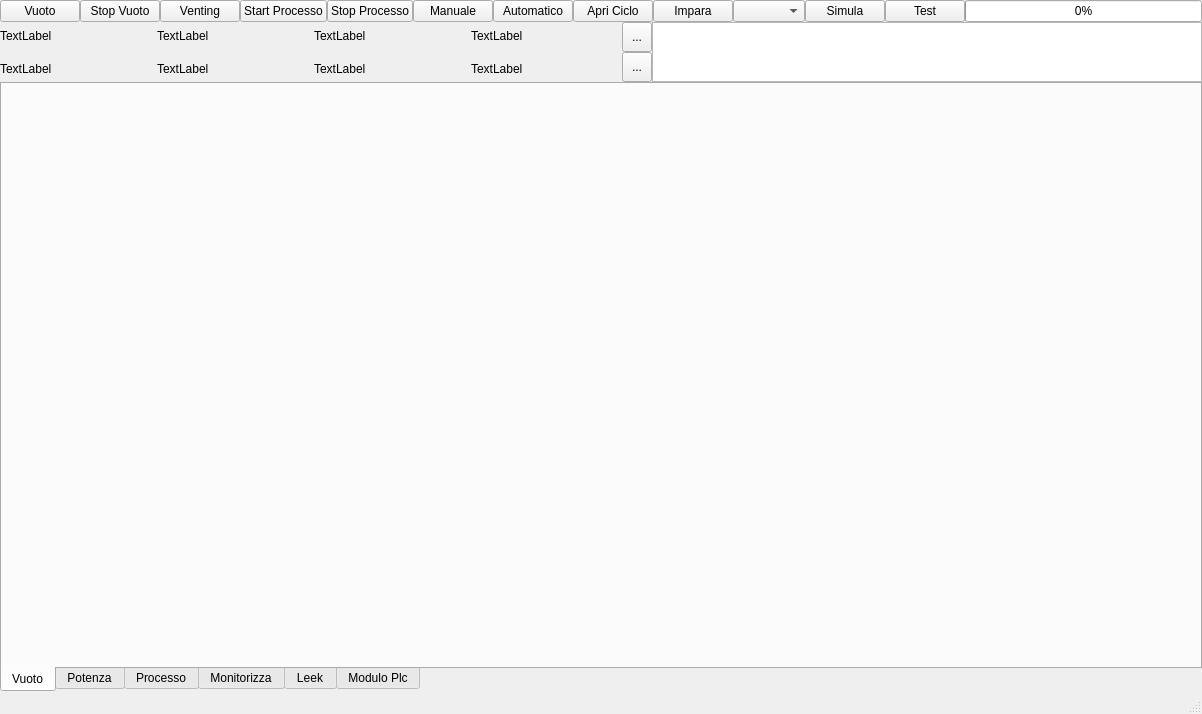
<?xml version="1.0" encoding="UTF-8"?>
<ui version="4.0">
 <class>MainWindow</class>
 <widget class="QMainWindow" name="MainWindow">
  <property name="geometry">
   <rect>
    <x>0</x>
    <y>0</y>
    <width>1202</width>
    <height>714</height>
   </rect>
  </property>
  <property name="windowTitle">
   <string>PlcNet</string>
  </property>
  <property name="windowIcon">
   <iconset resource="MiaResource.qrc">
    <normaloff>:/plcnetlogo.png</normaloff>:/plcnetlogo.png</iconset>
  </property>
  <widget class="QWidget" name="widNormale">
   <layout class="QVBoxLayout" name="verticalLayout_10">
    <property name="spacing">
     <number>0</number>
    </property>
    <property name="leftMargin">
     <number>0</number>
    </property>
    <property name="topMargin">
     <number>0</number>
    </property>
    <property name="rightMargin">
     <number>0</number>
    </property>
    <property name="bottomMargin">
     <number>0</number>
    </property>
    <item>
     <widget class="QWidget" name="Bottoni" native="true">
      <property name="maximumSize">
       <size>
        <width>16777215</width>
        <height>30</height>
       </size>
      </property>
      <layout class="QHBoxLayout" name="horizontalLayout">
       <property name="spacing">
        <number>0</number>
       </property>
       <property name="leftMargin">
        <number>0</number>
       </property>
       <property name="topMargin">
        <number>0</number>
       </property>
       <property name="rightMargin">
        <number>0</number>
       </property>
       <property name="bottomMargin">
        <number>0</number>
       </property>
       <item>
        <widget class="QPushButton" name="ButtonVuoto">
         <property name="text">
          <string>Vuoto</string>
         </property>
        </widget>
       </item>
       <item>
        <widget class="QPushButton" name="ButtonStopVuoto">
         <property name="text">
          <string>Stop Vuoto</string>
         </property>
        </widget>
       </item>
       <item>
        <widget class="QPushButton" name="ButtonVenting">
         <property name="text">
          <string>Venting</string>
         </property>
        </widget>
       </item>
       <item>
        <widget class="QPushButton" name="ButtonStartProcesso">
         <property name="text">
          <string>Start Processo</string>
         </property>
        </widget>
       </item>
       <item>
        <widget class="QPushButton" name="ButtonStopProcesso">
         <property name="text">
          <string>Stop Processo</string>
         </property>
        </widget>
       </item>
       <item>
        <widget class="QPushButton" name="ButtonManule">
         <property name="text">
          <string>Manuale</string>
         </property>
        </widget>
       </item>
       <item>
        <widget class="QPushButton" name="ButtonAutomatico">
         <property name="text">
          <string>Automatico</string>
         </property>
        </widget>
       </item>
       <item>
        <widget class="QPushButton" name="ButtonApriCiclo">
         <property name="text">
          <string>Apri Ciclo</string>
         </property>
        </widget>
       </item>
       <item>
        <widget class="QPushButton" name="ButtonImpara">
         <property name="text">
          <string>Impara</string>
         </property>
        </widget>
       </item>
       <item>
        <widget class="QComboBox" name="ListaCTipoStep"/>
       </item>
       <item>
        <widget class="QPushButton" name="ButtonSimula">
         <property name="text">
          <string>Simula</string>
         </property>
        </widget>
       </item>
       <item>
        <widget class="QPushButton" name="ButtonTest">
         <property name="text">
          <string>Test</string>
         </property>
        </widget>
       </item>
       <item>
        <widget class="QProgressBar" name="progressBar">
         <property name="value">
          <number>0</number>
         </property>
        </widget>
       </item>
      </layout>
     </widget>
    </item>
    <item>
     <widget class="QWidget" name="WidComandi" native="true">
      <property name="minimumSize">
       <size>
        <width>0</width>
        <height>60</height>
       </size>
      </property>
      <property name="maximumSize">
       <size>
        <width>16777215</width>
        <height>60</height>
       </size>
      </property>
      <layout class="QVBoxLayout" name="verticalLayout_5">
       <property name="spacing">
        <number>0</number>
       </property>
       <property name="leftMargin">
        <number>0</number>
       </property>
       <property name="topMargin">
        <number>0</number>
       </property>
       <property name="rightMargin">
        <number>0</number>
       </property>
       <property name="bottomMargin">
        <number>0</number>
       </property>
       <item>
        <widget class="QWidget" name="widget_2" native="true">
         <property name="maximumSize">
          <size>
           <width>16777215</width>
           <height>60</height>
          </size>
         </property>
         <layout class="QHBoxLayout" name="horizontalLayout_4">
          <property name="spacing">
           <number>0</number>
          </property>
          <property name="leftMargin">
           <number>0</number>
          </property>
          <property name="topMargin">
           <number>0</number>
          </property>
          <property name="rightMargin">
           <number>0</number>
          </property>
          <property name="bottomMargin">
           <number>0</number>
          </property>
          <item>
           <layout class="QVBoxLayout" name="verticalLayout">
            <item>
             <layout class="QHBoxLayout" name="horizontalLayout_2">
              <item>
               <widget class="QLabel" name="Stato">
                <property name="text">
                 <string>TextLabel</string>
                </property>
               </widget>
              </item>
              <item>
               <widget class="QLabel" name="Ciclo">
                <property name="text">
                 <string>TextLabel</string>
                </property>
               </widget>
              </item>
              <item>
               <widget class="QLabel" name="StepTime">
                <property name="text">
                 <string>TextLabel</string>
                </property>
               </widget>
              </item>
              <item>
               <widget class="QLabel" name="MainTime">
                <property name="text">
                 <string>TextLabel</string>
                </property>
               </widget>
              </item>
             </layout>
            </item>
            <item>
             <layout class="QHBoxLayout" name="horizontalLayout_3">
              <item>
               <widget class="QLabel" name="EventTime">
                <property name="text">
                 <string>TextLabel</string>
                </property>
               </widget>
              </item>
              <item>
               <widget class="QLabel" name="RepiStep">
                <property name="text">
                 <string>TextLabel</string>
                </property>
               </widget>
              </item>
              <item>
               <widget class="QLabel" name="Time">
                <property name="text">
                 <string>TextLabel</string>
                </property>
               </widget>
              </item>
              <item>
               <widget class="QLabel" name="ProcessoPlc">
                <property name="text">
                 <string>TextLabel</string>
                </property>
               </widget>
              </item>
             </layout>
            </item>
           </layout>
          </item>
          <item>
           <widget class="QWidget" name="widget_3" native="true">
            <property name="maximumSize">
             <size>
              <width>30</width>
              <height>16777215</height>
             </size>
            </property>
            <layout class="QVBoxLayout" name="verticalLayout_8">
             <property name="spacing">
              <number>0</number>
             </property>
             <property name="leftMargin">
              <number>0</number>
             </property>
             <property name="topMargin">
              <number>0</number>
             </property>
             <property name="rightMargin">
              <number>0</number>
             </property>
             <property name="bottomMargin">
              <number>0</number>
             </property>
             <item>
              <widget class="QToolButton" name="ButtonErrore">
               <property name="minimumSize">
                <size>
                 <width>30</width>
                 <height>30</height>
                </size>
               </property>
               <property name="text">
                <string>...</string>
               </property>
              </widget>
             </item>
             <item>
              <widget class="QToolButton" name="ButtonMsgPlc">
               <property name="minimumSize">
                <size>
                 <width>30</width>
                 <height>30</height>
                </size>
               </property>
               <property name="text">
                <string>...</string>
               </property>
              </widget>
             </item>
            </layout>
           </widget>
          </item>
          <item>
           <widget class="QListWidget" name="ListaErrori">
            <property name="minimumSize">
             <size>
              <width>550</width>
              <height>0</height>
             </size>
            </property>
            <property name="maximumSize">
             <size>
              <width>550</width>
              <height>16777215</height>
             </size>
            </property>
           </widget>
          </item>
         </layout>
        </widget>
       </item>
      </layout>
     </widget>
    </item>
    <item>
     <widget class="QTabWidget" name="tabImpianto">
      <property name="toolTip">
       <string/>
      </property>
      <property name="tabPosition">
       <enum>QTabWidget::South</enum>
      </property>
      <property name="currentIndex">
       <number>0</number>
      </property>
      <widget class="QWidget" name="tabVuoto">
       <attribute name="title">
        <string>Vuoto</string>
       </attribute>
       <layout class="QVBoxLayout" name="verticalLayout_4">
        <property name="spacing">
         <number>1</number>
        </property>
        <property name="leftMargin">
         <number>1</number>
        </property>
        <property name="topMargin">
         <number>1</number>
        </property>
        <property name="rightMargin">
         <number>1</number>
        </property>
        <property name="bottomMargin">
         <number>1</number>
        </property>
        <item>
         <widget class="QVuoto" name="VuotoView" native="true"/>
        </item>
       </layout>
      </widget>
      <widget class="QWidget" name="tabPotenza">
       <attribute name="title">
        <string>Potenza</string>
       </attribute>
       <layout class="QVBoxLayout" name="verticalLayout_3">
        <property name="spacing">
         <number>1</number>
        </property>
        <property name="leftMargin">
         <number>1</number>
        </property>
        <property name="topMargin">
         <number>1</number>
        </property>
        <property name="rightMargin">
         <number>1</number>
        </property>
        <property name="bottomMargin">
         <number>1</number>
        </property>
        <item>
         <widget class="QPotenza" name="PotenzaView" native="true"/>
        </item>
       </layout>
      </widget>
      <widget class="QWidget" name="tabProcesso">
       <attribute name="title">
        <string>Processo</string>
       </attribute>
       <layout class="QVBoxLayout" name="verticalLayout_7">
        <item>
         <widget class="QProcesso" name="ProcessoView" native="true"/>
        </item>
       </layout>
      </widget>
      <widget class="QWidget" name="tabMonitorizza">
       <attribute name="title">
        <string>Monitorizza</string>
       </attribute>
       <layout class="QVBoxLayout" name="verticalLayout_2">
        <property name="spacing">
         <number>1</number>
        </property>
        <property name="leftMargin">
         <number>1</number>
        </property>
        <property name="topMargin">
         <number>1</number>
        </property>
        <property name="rightMargin">
         <number>1</number>
        </property>
        <property name="bottomMargin">
         <number>1</number>
        </property>
        <item>
         <widget class="QMonitorizza" name="MonitorizzaView" native="true"/>
        </item>
       </layout>
      </widget>
      <widget class="QWidget" name="tabLeek">
       <attribute name="title">
        <string>Leek</string>
       </attribute>
       <layout class="QVBoxLayout" name="verticalLayout_6">
        <property name="spacing">
         <number>1</number>
        </property>
        <property name="leftMargin">
         <number>1</number>
        </property>
        <property name="topMargin">
         <number>1</number>
        </property>
        <property name="rightMargin">
         <number>1</number>
        </property>
        <property name="bottomMargin">
         <number>1</number>
        </property>
        <item>
         <widget class="QLeek" name="LeekView" native="true"/>
        </item>
        <item>
         <widget class="QLeek" name="LeekViewDue" native="true"/>
        </item>
       </layout>
      </widget>
      <widget class="QWidget" name="tabModulo">
       <attribute name="title">
        <string>Modulo Plc</string>
       </attribute>
       <layout class="QVBoxLayout" name="verticalLayout_9">
        <property name="spacing">
         <number>1</number>
        </property>
        <property name="leftMargin">
         <number>1</number>
        </property>
        <property name="topMargin">
         <number>1</number>
        </property>
        <property name="rightMargin">
         <number>1</number>
        </property>
        <property name="bottomMargin">
         <number>1</number>
        </property>
        <item>
         <widget class="QModulo" name="ModuloView" native="true"/>
        </item>
       </layout>
      </widget>
     </widget>
    </item>
    <item>
     <widget class="QWidget" name="widRidotta" native="true"/>
    </item>
   </layout>
  </widget>
  <widget class="QStatusBar" name="statusBar"/>
 </widget>
 <layoutdefault spacing="6" margin="11"/>
 <customwidgets>
  <customwidget>
   <class>QProcesso</class>
   <extends>QWidget</extends>
   <header>qprocesso.h</header>
  </customwidget>
  <customwidget>
   <class>QVuoto</class>
   <extends>QWidget</extends>
   <header>qvuoto.h</header>
  </customwidget>
  <customwidget>
   <class>QPotenza</class>
   <extends>QWidget</extends>
   <header>qpotenza.h</header>
  </customwidget>
  <customwidget>
   <class>QMonitorizza</class>
   <extends>QWidget</extends>
   <header>qmonitorizza.h</header>
  </customwidget>
  <customwidget>
   <class>QLeek</class>
   <extends>QWidget</extends>
   <header>qleek.h</header>
  </customwidget>
  <customwidget>
   <class>QModulo</class>
   <extends>QWidget</extends>
   <header>qmodulo.h</header>
  </customwidget>
 </customwidgets>
 <resources>
  <include location="MiaResource.qrc"/>
 </resources>
 <connections/>
</ui>
